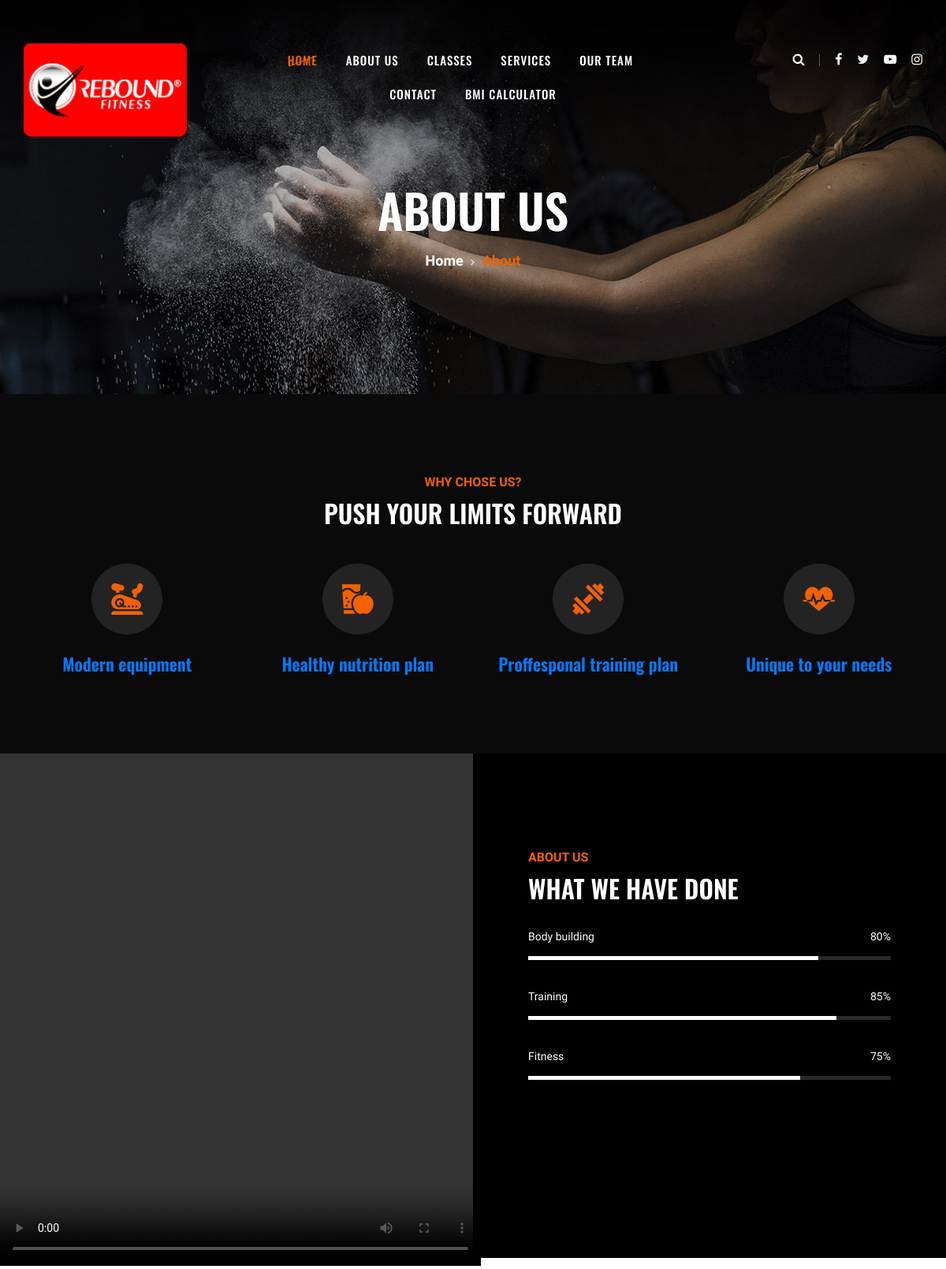
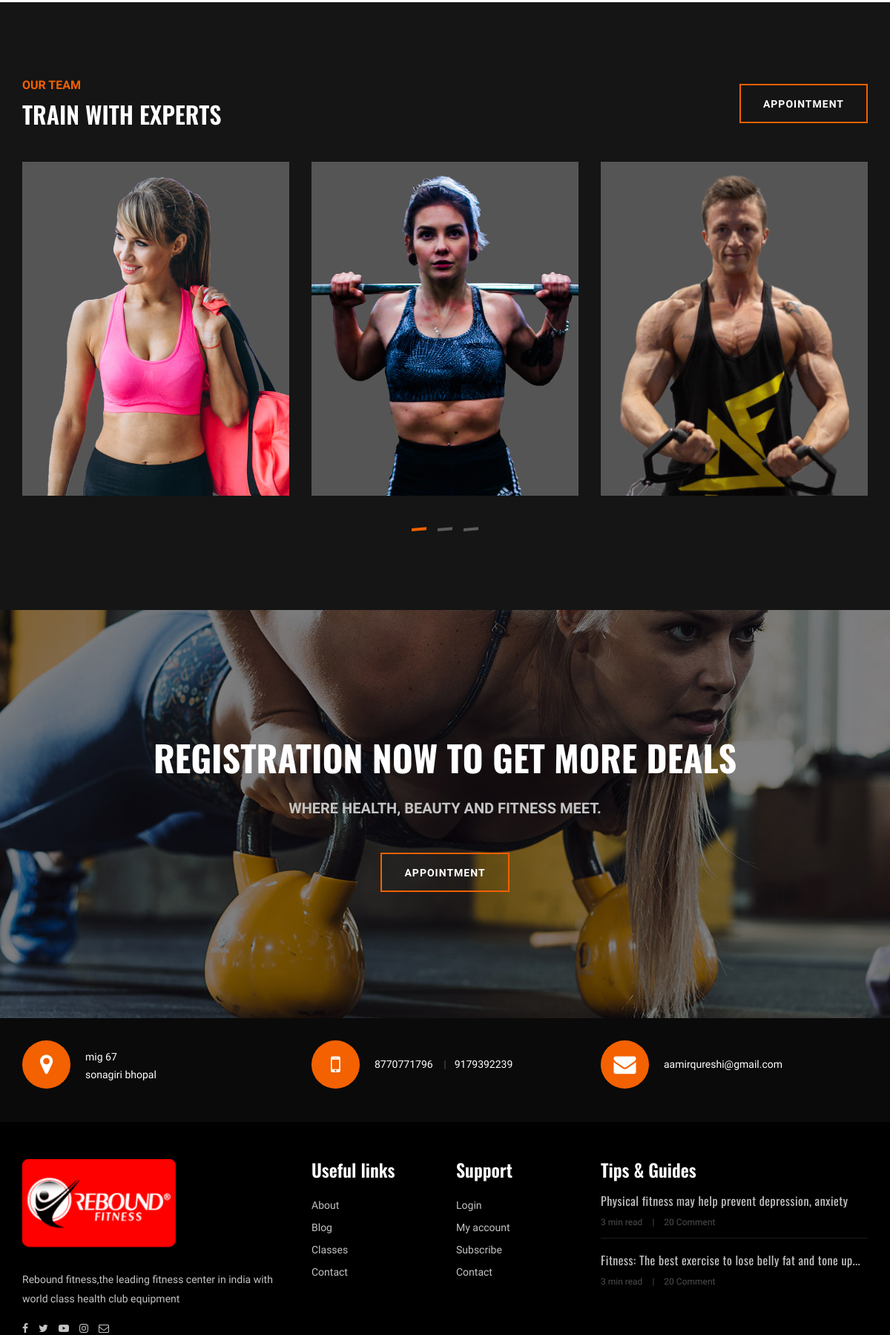
The page /about/ (upper part) on the database its author committed (2 pictures, top to bottom).
### reebound/models.py (models this page shows, shortened)
class ABOUTUS(models.Model):
    video = models.FileField(null=True)

class Trainers(models.Model):
    name = models.TextField(max_length=50)
    image =  models.FileField(null=True)
    field =  models.TextField(max_length= 50)

### reebound/views.py (the view)
# urls.py: path('about/',About,name='about'),
def About(request):
    aboutus = ABOUTUS.objects.all()
    train = Trainers.objects.all()
    d = {"train":train,"aboutus":aboutus}
    return render (request,'about-us.html',d)

### reebound/templates/about-us.html (shortened to what this page needs)
{% extends 'base.html' %}
{% block body %}
{% load static %}
    <section class="breadcrumb-section set-bg" data-setbg="{% static 'img/breadcrumb-bg.jpg' %}">
        <div class="container">
            <div class="row">
                <div class="col-lg-12 text-center">
                    <div class="breadcrumb-text">
                        <h2>About us</h2>
                        <div class="bt-option">
                            <a href="./index.html">Home</a>
                            <span>About</span>
                        </div>
                    </div>
                </div>
            </div>
        </div>
    </section>
    <section class="choseus-section spad">
        <div class="container">
            <div class="row">
                <div class="col-lg-12">
                    <div class="section-title">
                        <span>Why chose us?</span>
                        <h2>PUSH YOUR LIMITS FORWARD</h2>
                    </div>
                </div>
            </div>
            <div class="row">
                <div class="col-lg-3 col-sm-6">
                    <div class="cs-item">
                        <a href="{% url 'blog' %}"><span class="flaticon-034-stationary-bike"></span></a>
                        <h4><a href="{% url 'blog' %}">Modern equipment</a></h4>
                    </div>
                </div>
                <div class="col-lg-3 col-sm-6">
                    <div class="cs-item">
                        <a href="{% url 'blog' %}"><span class="flaticon-033-juice"></span></a>
                        <h4><a href="{% url 'blog' %}">Healthy nutrition plan</a></h4>
                    </div>
                </div>
                <div class="col-lg-3 col-sm-6">
                    <div class="cs-item">
                        <a href="{% url 'blog' %}"><span class="flaticon-002-dumbell"></span></a>
                         <h4><a href="{% url 'blog' %}">Proffesponal training plan</a></h4>
                    </div>
                </div>
                <div class="col-lg-3 col-sm-6">
                    <div class="cs-item">
                        <a href="{% url 'blog' %}"><span class="flaticon-014-heart-beat"></span></a>
                        <h4><a href="{% url 'blog' %}">Unique to your needs</a></h4>
                    </div>
                </div>
            </div>
        </div>
    </section>
    <section class="aboutus-section">
        <div class="container-fluid">
            <div class="row">
                {% for i in aboutus %}
                <div class="col-lg-6 p-0">
                    <video width="610" height="650" controls>
                      <source src="{{ i.video.url }}" type="video/mp4">
                      <source src="{{ i.video.url }}" type="video/ogg">
                    </video>
                </div>
                {% endfor %}
                <div class="col-lg-6 p-0">
                    <div class="about-text">
                        <div class="section-title">
                            <span>About Us</span>
                            <h2>What we have done</h2>
                        </div>
                        <div class="about-bar">
                            <div class="ab-item">
                                <p>Body building</p>
                                <div id="bar1" class="barfiller">
                                    <span class="fill" data-percentage="80"></span>
                                    <div class="tipWrap">
                                        <span class="tip"></span>
                                    </div>
                                </div>
                            </div>
                            <div class="ab-item">
                                <p>Training</p>
                                <div id="bar2" class="barfiller">
                                    <span class="fill" data-percentage="85"></span>
                                    <div class="tipWrap">
                                        <span class="tip"></span>
                                    </div>
                                </div>
                            </div>
                            <div class="ab-item">
                                <p>Fitness</p>
                                <div id="bar3" class="barfiller">
                                    <span class="fill" data-percentage="75"></span>
                                    <div class="tipWrap">
                                        <span class="tip"></span>
                                    </div>
                                </div>
                            </div>
                        </div>
                    </div>
                </div>
            </div>
        </div>
    </section>
    <section class="team-section spad">
        <div class="container">
            <div class="row">
                <div class="col-lg-12">
                    <div class="team-title">
                        <div class="section-title">
                            <span>Our Team</span>
                            <h2>TRAIN WITH EXPERTS</h2>
                        </div>
                        <a href="{% url 'registration' %}" class="primary-btn btn-normal appoinment-btn">appointment</a>
                    </div>
                </div>
            </div>
            <div class="row">
                <div class="ts-slider owl-carousel">
                    {% for i in train %}
                    <div class="col-lg-4">
                        <div class="ts-item set-bg" data-setbg="{{ i.image.url }}">
                        </div>
                    </div>
                    {% endfor %}
                </div>
            </div>
        </div>
    </section>
    <section class="banner-section set-bg" data-setbg="{% static 'img/banner-bg.jpg' %}">
        <div class="container">
            <div class="row">
                <div class="col-lg-12 text-center">
                    <div class="bs-text">
                        <h2>registration now to get more deals</h2>
                        <div class="bt-tips">Where health, beauty and fitness meet.</div>
                        <a href="{% url 'registration' %}" class="primary-btn  btn-normal">Appointment</a>
                    </div>
                </div>
            </div>
        </div>
    </section>
    <div class="gettouch-section">
        <div class="container">
            <div class="row">
                <div class="col-md-4">
                    <div class="gt-text">
                        <i class="fa fa-map-marker"></i>
                        <p>mig 67 <br/> sonagiri bhopal</p>
                    </div>
                </div>
                <div class="col-md-4">
                    <div class="gt-text">
                        <i class="fa fa-mobile"></i>
                        <ul>
                            <li>8770771796</li>
                            <li>9179392239</li>
                        </ul>
                    </div>
                </div>
                <div class="col-md-4">
                    <div class="gt-text email">
                        <i class="fa fa-envelope"></i>
                        <p>aamirqureshi@gmail.com</p>
                    </div>
                </div>
            </div>
        </div>
    </div>
    {% endblock %}

### reebound/static/css/barfiller.css (style rules this page uses)
body { font-family: Arial; }
.barfiller { width:100%; height:12px; background:#fcfcfc; border:1px solid #ccc; position:relative; margin-bottom:20px; box-shadow: inset 1px 4px 9px -6px rgba(0,0,0,.5); -moz-box-shadow: inset 1px 4px 9px -6px rgba(0,0,0,.5); }
.barfiller .fill { display:block; position:relative; width:0px; height:100%; background:#333; z-index:1; }
.barfiller .tipWrap { display:none; }
.barfiller .tip { margin-top:-30px; padding:2px 4px; font-size:11px; color:#fff; left:0px; position: relative;; z-index:2; background: #333; }
.barfiller .tip:after { border:solid; border-color:rgba(0,0,0,.8) transparent; border-width:6px 6px 0 6px; content:""; display:block; position:absolute; left:9px; top:100%; z-index:9 }

### rows shown on the page
Trainers: shows a picture
Trainers: shows a picture
Trainers: shows a picture
